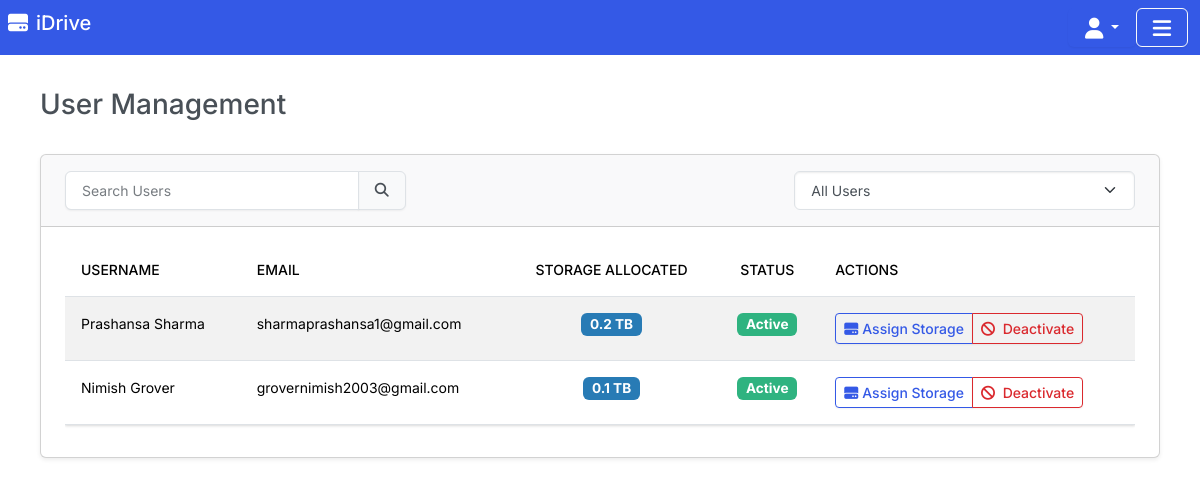
The app's page /auth/manage_users (signed in) with its own data.
### app/models/user_config.py (models this page shows, shortened)
class UserConfig(db.Model):
    __tablename__ = "user_config"
    id = db.Column(db.Integer, primary_key=True)
    folder_name = db.Column(db.String(100))
    max_size = db.Column(db.String(100))
    user_id = db.Column(db.Integer, db.ForeignKey("users.id"), nullable=False)
    user = db.relationship("User", backref=db.backref('users', lazy='dynamic'))

### app/models/users.py (models this page shows, shortened)
class User(UserMixin, db.Model):
    __tablename__ = "users"
    id = db.Column(db.Integer, primary_key=True)
    username = db.Column(db.String(100))
    email = db.Column(db.String(100))
    password = db.Column(db.String(300))
    isActive = db.Column(db.Boolean, nullable=False, default=False)
    isAdmin = db.Column(db.Boolean, nullable=False, default=False)
    @classmethod
    def get_all(cls):
        query = db.session.query(
            cls.id,
            cls.username,
            cls.isActive,
            cls.email,
            UserConfig.max_size
        ).join(UserConfig, cls.id == UserConfig.user_id
        ).order_by(cls.id)
        results = query.all()
        if results:
            json_data = [{
                'id': item.id,
                'username': item.username,
                'is_active': item.isActive,
                'email':item.email,
                'storage_volume': item.max_size
            } for item in results]
        return json_data

### app/routes/auth.py (the view, shortened to what this page needs)
@blp.route('/manage_users', methods=['POST','GET'])
@login_required
def manage_users():
    if current_user.isAdmin:
        users = User.get_all()
        message = get_message()
        return render_template('auth/manage_users.html',
                            flash_message = message,
                            users=users,
                            user_data=json.dumps(users))
    else:
        flash('You must be admin to view this page!')
        return redirect(url_for('auth.login'))

### app/routes/auth.py (called while the page is built)
def get_message():
    messages = get_flashed_messages()
    return messages

### app/templates/auth/manage_users.html (shortened to what this page needs)
{% extends "base.html" %}
{% block content %}
<div class="container-fluid px-4">
    <div class="d-flex justify-content-between align-items-center my-4">
        <h1 class="h3">User Management</h1>
    </div>
    <div class="card shadow-sm">
        <div class="card-header">
            <div class="row justify-content-between">
                <div class="col-md-4">
                    <div class="input-group">
                        <input type="text" id="searchInput" class="form-control" placeholder="Search Users"
                            aria-describedby="searchInput_2">
                        <span class="input-group-text" id="searchInput_2"><i
                                class="fa-solid fa-magnifying-glass"></i></span>
                    </div>
                </div>
                <div class="col-md-4">
                    <select id="statusFilter" class="form-select">
                        <option value="">All Users</option>
                    </select>
                </div>
            </div>
        </div>
        <div class="card-body">
            <div class="table-responsive">
                <table class="table table-striped table-hover" id="usersTable">
                    <thead>
                        <tr>
                            <th>Username</th>
                            <th>Email</th>
                            <th class="text-center">Storage Allocated</th>
                            <th class="text-center">Status</th>
                            <th>Actions</th>
                        </tr>
                    </thead>
                    <tbody>
                        {% for user in users %}
                        <tr>
                            <td>{{ user.username }}</td>
                            <td>{{ user.email }}</td>
                            <td class="text-center">
                                <span class="badge fs-7 text-center bg-info"> {%if user.storage_volume %}{{user.storage_volume}}{%else%}0.0{%endif%} TB</span>
                            </td>
                            <td class="text-center">
                                <span class="badge fs-7 text-center {{ 'bg-success' if user.is_active else 'bg-danger' }}">
                                    {{ 'Active' if user.is_active else 'Inactive' }}
                                </span>
                            </td>
                            <td>
                                <div class="btn-group" role="group">
                                    <button class="btn btn-sm btn-outline-primary storage-assign-btn"
                                            data-bs-toggle="modal"
                                            data-bs-target="#storageModal"
                                            data-user-id="{{ user.id }}"
                                            data-username="{{ user.username }}"
                                            data-current-storage="{{ user.storage_volume }}">
                                        <i class="fa-solid fa-hard-drive me-1"></i>Assign Storage
                                    </button>
                                    <button class="btn btn-sm {{ 'btn-outline-danger' if user.is_active else 'btn-outline-success' }} toggle-user-status"
                                            data-user-id="{{ user.id }}"
                                            data-current-status="{{ user.is_active }}">
                                        <i class="fa-solid fa-{{ 'ban' if user.is_active else 'check' }} me-1"></i>
                                        {{ 'Deactivate' if user.is_active else 'Activate' }}
                                    </button>
                                </div>
                            </td>
                        </tr>
                        {% endfor %}
                    </tbody>
                </table>
            </div>
        </div>
    </div>
</div>
{% endblock %}

### app/templates/base.html (shortened to what this page needs)
<!DOCTYPE html>
<html lang="en">
<head>
    <link rel="stylesheet" href="https://bootswatch.com/5/zephyr/bootstrap.css">
    <link rel="stylesheet" type="text/css"
        href="https://cdnjs.cloudflare.com/ajax/libs/font-awesome/6.6.0/css/all.min.css"
 />
</head>
<body>
    <nav class="navbar fixed-top bg-primary justify-content-between py-2">
        <div class="row w-100">
            <div class="col">
                <div class="ms-2">
                    <a class="navbar-brand text-white" href="{{url_for('drive.index')}}">
                        <span class="me-2"><i class="fa-solid fa-hard-drive"></i></span>iDrive</a>
                </div>
            </div>
            <div class="col-2 px-0 ">
                <div class="btn-toolbar justify-content-end" role="toolbar" aria-label="Toolbar with button groups">
                    <div class="btn-group mr-2" role="group" aria-label="First group">
                        <button class="btn text-white dropdown-toggle" type="button" data-bs-toggle="dropdown">
                        </button>
                    </div>
                    <div class="btn-group mr-2" role="group" aria-label="Second group">
                        <button class="btn text-white border border-light" type="button" data-bs-toggle="offcanvas"
                            data-bs-target="#offcanvasMenu" aria-controls="offcanvasMenu">
                        </button>
                    </div>
                </div>
            </div>
        </div>
    </nav>
    <div class="container-fluid p-3 mt-5">
        {%block content%}
        {%endblock%}
    </div>
    <link rel="stylesheet"
        href="https://cdnjs.cloudflare.com/ajax/libs/bootstrap-icons/1.10.0/font/bootstrap-icons.min.css">
</body>
</html>

### app/templates/base.html (style rules this page uses)
.fs-7 { font-size: 0.85rem !important; }

### records on screen
UserConfig: username "Prashansa Sharma", email "sharmaprashansa1@gmail.com", storage_volume "0.2", is_active "Active", is_active "Deactivate"
UserConfig: username "Nimish Grover", email "grovernimish2003@gmail.com", storage_volume "0.1", is_active "Active", is_active "Deactivate"
